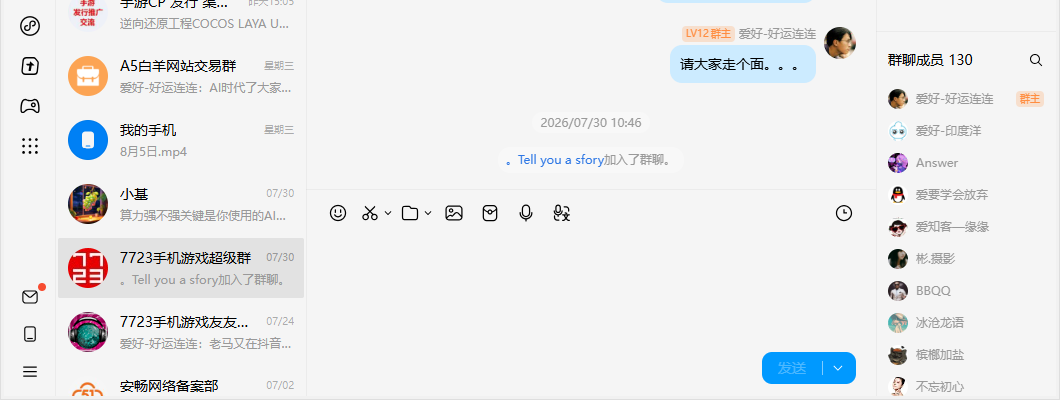
#> input picture scripts/qq_bottom_area.png, 1060 x 400 px, found by its file name
$ python analyze_bottom_clusters.py
#> lines starting #> are read from the running program, lines starting #| are printed output that depends on the picture; after the words box and inside, x2 and y2 are one past the last pixel; in counts of white or black regions, pixels touching at a corner belong together
# -*- coding: utf-8 -*-
"""分析窗口底部深色元素聚类，定位发送按钮/工具栏/输入框"""
from PIL import Image
import numpy as np
import sys

sys.stdout.reconfigure(encoding='utf-8', errors='replace')

img = Image.open(r'D:\7tan\7tanAI\scripts\qq_bottom_area.png').convert('RGB')
#> img is the input picture: PIL image 1060x400 RGB; mean R, G, B 235.5, 236.2, 237.1
arr = np.array(img).astype(int)
h, w, _ = arr.shape
#> h = 400; w = 1060
# 深色像素（非白非浅灰）
dark = (arr.sum(axis=2) < 500)
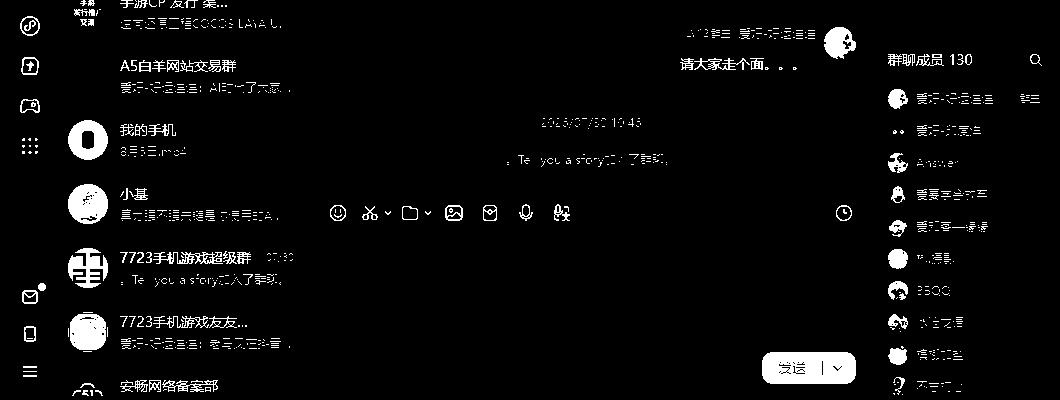
#> dark: shape (400, 1060) bool; 4.4% white; 905 white regions (809 under 20 px), largest, box (x1, y1, x2, y2) and area: (762, 352, 856, 384) 2792, (68, 184, 108, 224) 1207, (70, 314, 106, 350) 1126
print(f'底部区域 {w}x{h}，深色像素: {dark.sum()} ({dark.mean()*100:.2f}%)')
#| 底部区域 1060x400，深色像素: 18647 (4.40%)

# 按 y 分段统计深色
print('\n=== 深色像素 y 分布（每10px，绝对坐标 y=440+） ===')
for y in range(0, h, 10):
    cnt = dark[y:y+10, :].sum()
    if cnt > 100:
        print(f'  abs_y={440+y:4d}: {cnt}')
#> this loop made 40 passes
#> cnt on passes 1 to 12: 325, 179, 415, 498, 271, 454, 1114, 124, 240, 387, 289, 66
#|   abs_y= 440: 325
#|   abs_y= 450: 179
#|   abs_y= 460: 415
#|   abs_y= 470: 498
#|   abs_y= 480: 271
#|   abs_y= 490: 454
#|   abs_y= 500: 1114
#|   abs_y= 510: 124
#> (further printed lines are left out)

# 聚类：找深色像素的连通区域（简化：按 x 范围聚类每 20px 行带）
print('\n=== 深色元素位置（y带 + x范围） ===')
for y in range(0, h, 20):
    row_dark = dark[y:y+20, :]
    cnt = row_dark.sum()
    if cnt > 50:
        cols = np.where(row_dark.any(axis=0))[0]
        if len(cols):
            print(f'  abs_y={440+y:4d}-{440+y+20}: x={cols.min()+480}-{cols.max()+480} cnt={cnt}')
#> this loop made 20 passes
#> cnt on passes 1 to 12: 504, 913, 725, 1238, 627, 355, 1040, 831, 306, 894, 1727, 497
#|   abs_y= 440-460: x=502-751 cnt=504
#|   abs_y= 460-480: x=500-1331 cnt=913
#|   abs_y= 480-500: x=502-1519 cnt=725
#|   abs_y= 500-520: x=501-1521 cnt=1238
#|   abs_y= 520-540: x=503-1518 cnt=627
#|   abs_y= 540-560: x=500-1519 cnt=355
#|   abs_y= 560-580: x=502-1460 cnt=1040
#|   abs_y= 580-600: x=502-1400 cnt=831
#> (further printed lines are left out)

$ run again, with scripts/qq_probe_0.png copied over scripts/qq_bottom_area.png
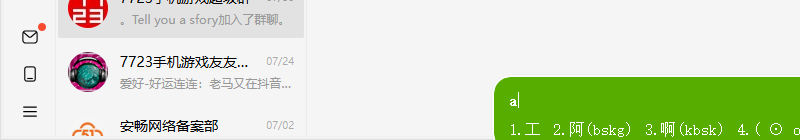
#> input picture scripts/qq_probe_0.png, 800 x 140 px, found by its file name
#> img is the input picture: PIL image 800x140 RGB; mean R, G, B 211.8, 224.5, 195.9
#> `dark = (arr.sum(axis=2) < 500)`:
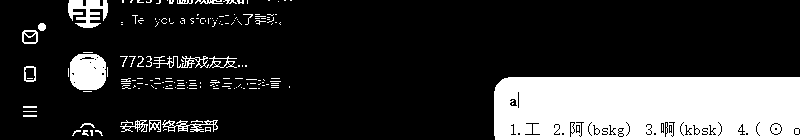
#> dark: shape (140, 800) bool; 20.2% white; 177 white regions (152 under 20 px), largest, box (x1, y1, x2, y2) and area: (494, 77, 800, 140) 18523, (70, 54, 106, 90) 1126, (68, 0, 108, 28) 672
#| 底部区域 800x140，深色像素: 22654 (20.23%)
#> the loop `for y in range(0, h, 10):` made 14 passes
#> cnt on passes 1 to 8: 564, 354, 286, 85, 34, 304, 697, 1359
#> (printed output is left out)
#> the loop `for y in range(0, h, 20):` made 7 passes
#> cnt on passes 1 to 7: 918, 371, 338, 2056, 6686, 6155, 6130
#> (printed output is left out)
